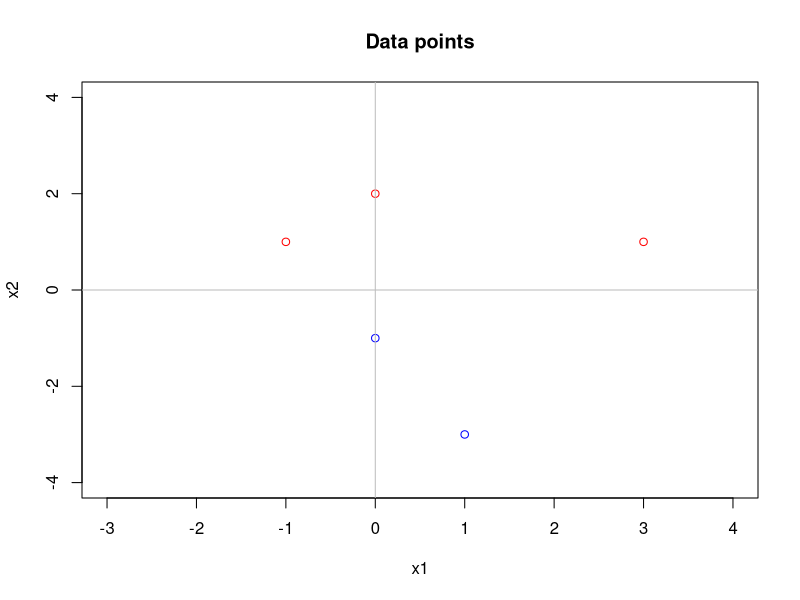
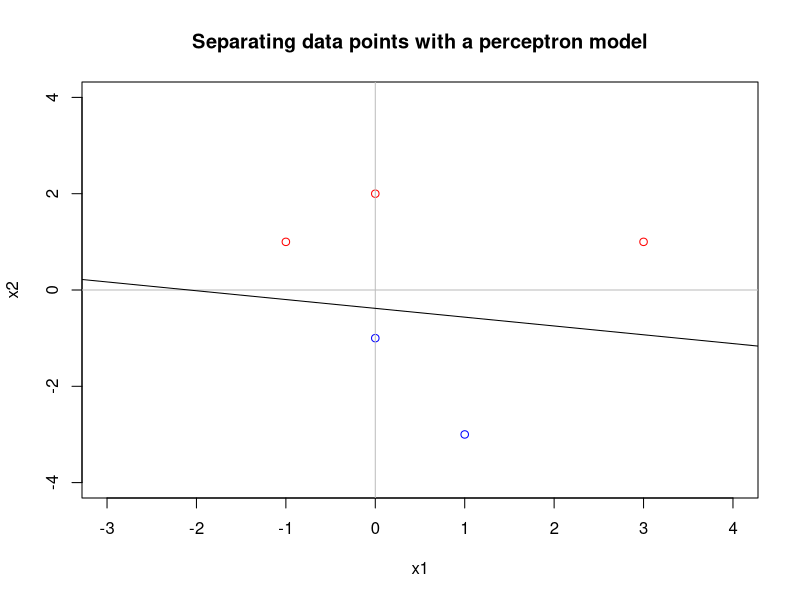

Recreate these plots in R, in order.
## ---- chunk 1
x <- matrix(c(-1,1,
              0,-1,
              3,1,
              0,2,
              1,-3), 
            byrow=TRUE, ncol=2)
y <- c(1,-1,1,1,-1)

n <- nrow(x); p <- ncol(x)
## ---- chunk 2
plot(x[,1], x[,2],
     main="Data points",
     xlab="x1", ylab="x2", col=ifelse(y==1,"red","blue"),
     xlim=c(-3,4), ylim=c(-4,4)
     )
abline(h=0,v=0,col="grey")
## ---- chunk 3
set.seed(exp(1)) #set seed at e = 2.718282...
w <- runif(n=p, min=-4, max=4)
b <- sample(x=c(-1,0,1), size=1)
## ---- chunk 4
c <- rep(0, times=n) #a vector to keep track of the classification errors (0=error,1=correct)

#function to loop over the samples
loop <- function(i,n) return(ifelse(i<n, i+1, 1))
i <- 1 #start at first sample
## ---- chunk 5
while (sum(c) < n){           #while not all predictions are correct
  fx <- sign(w %*% x[i,] + b) #predicted value f(x) for current sample
  if (fx == y[i]){            #if prediction is correct...
    c[i] <- 1                 #store 'correct'
  } else {                    #if prediction is an error...
    c[i] <- 0                 #store 'error'
    w <- w + y[i]*x[i,]       #update weights
    b <- b + y[i]             #update bias
  }
  i <- loop(i,n)              #update sample index
}
## ---- chunk 6
w
b
## ---- chunk 7
plot(x[,1], x[,2],
     main="Separating data points with a perceptron model",
     xlab="x1", ylab="x2", col=ifelse(y==1,"red","blue"),
     xlim=c(-3,4), ylim=c(-4,4)
     )
abline(h=0,v=0,col="grey")
abline(a=-1/2.619, -.479/2.619)
